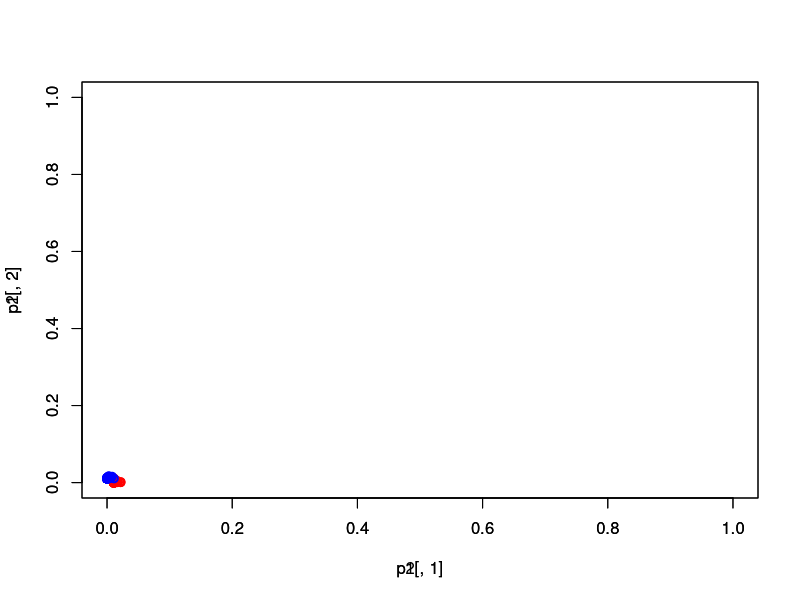
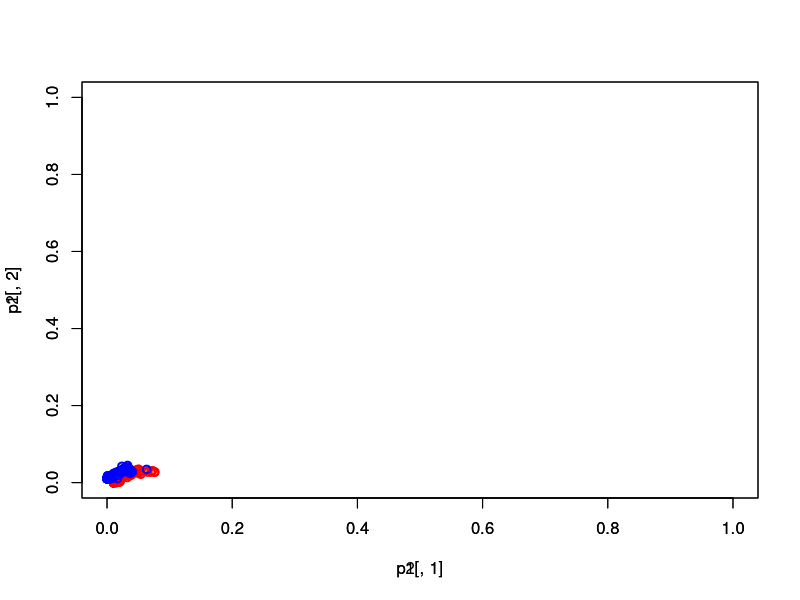
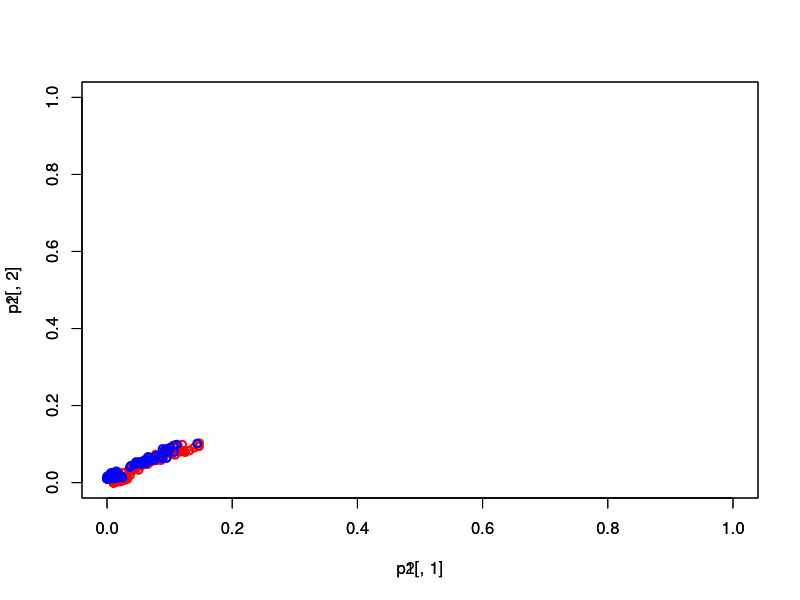
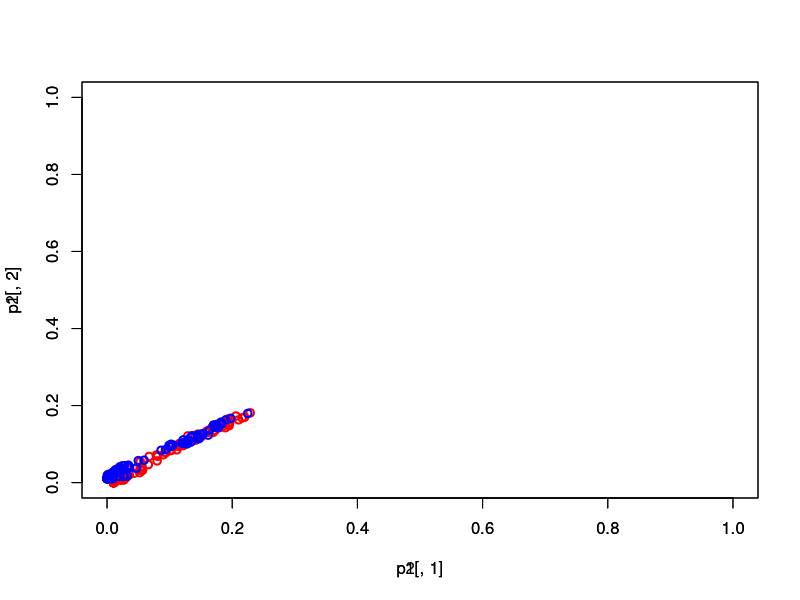
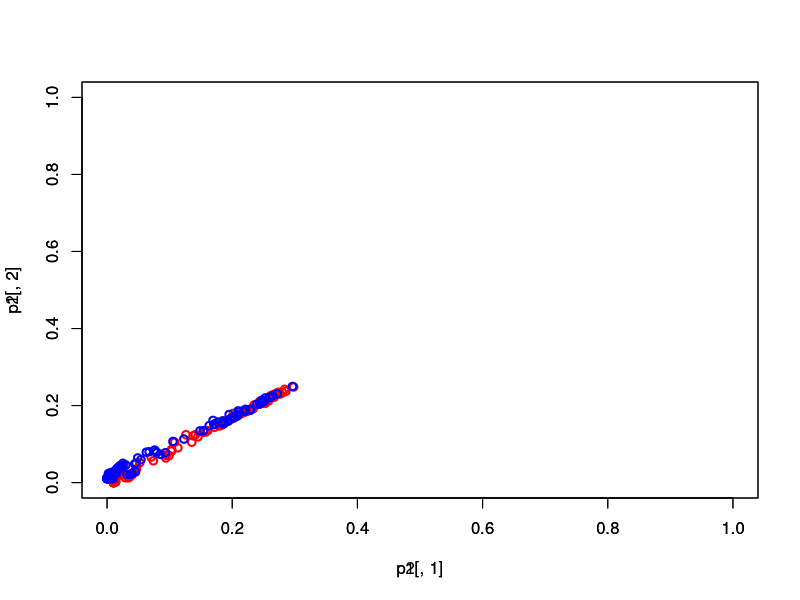
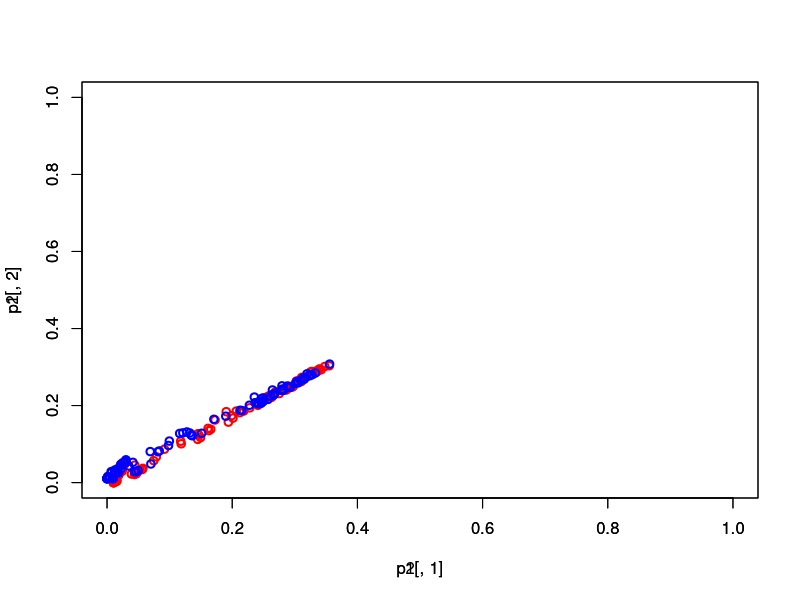
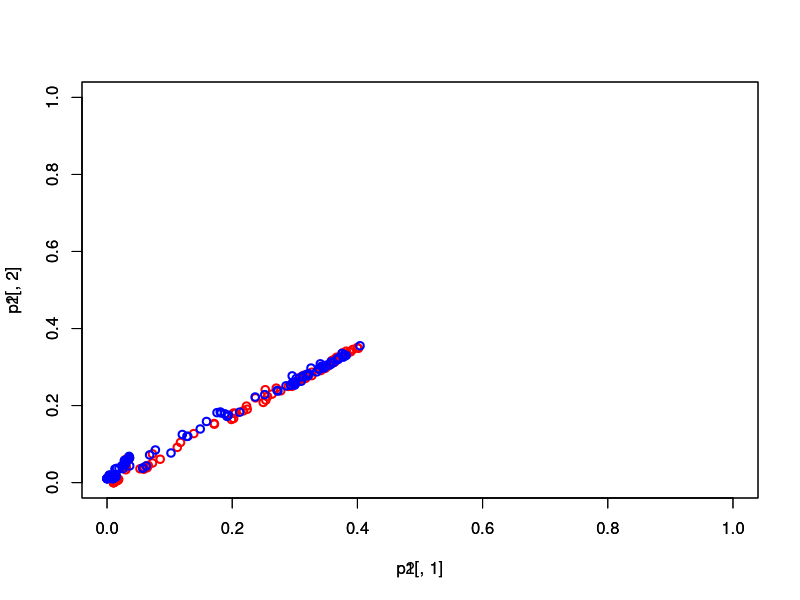
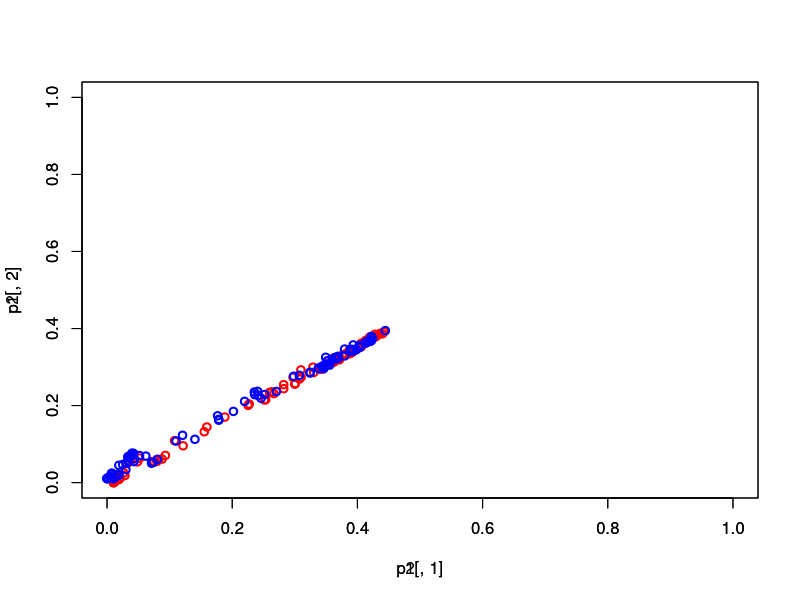

Generate these figures, in order, with R:
rm(list = ls())
if (length(dev.list())) {
  dev.off()
}

library("mlbench")
library("flextable")
library("kernlab")

set.seed(205)

# pega os dados da package mlbench
data("Glass")
data2 <- Glass

C1_LABEL <- 1
C2_LABEL <- -1

# length(which(data2$Type == 1)): 70
# length(which(data2$Type == 2)): 76
# 3: 17
# 4: 0
# 5: 13
# 6: 9
# 7: 29

# classe majotaria: 2 -> C1
# classe C2: todas as demais

# Realiza o tratamento dos dados para remoção de NA
data2 <- data2[complete.cases(data2),]

start_variables_column <- 1
end_variables_column <- 9
label_column <- 10

X <- data.matrix(data2[, start_variables_column:end_variables_column])

N <- nrow(X) # numero de amostras
n <- ncol(X) # numero de variaveis

Y <- matrix(NA, nrow = N, ncol = 1)

for (i in 1:N) {
  # ultima coluna é a coluna com a classe
  if (data2[i, label_column] == 2) {
    Y[i] <- C1_LABEL
  } else {
    Y[i] <- C2_LABEL
  }
}

# junta tudo na matriz dos dados
all_data <- cbind(X, Y)

# embaralha a matriz dos dados de entrada - remove bias de coleta
all_data <- all_data[sample.int(nrow(all_data)), ]

n_folds <- 10
fold_size <- floor(N / n_folds)

acc_array <- c()

acc_mean_array <- c()

h_list <- seq(0.1, 2, 0.1)
C <- 15

for (h in h_list) {
  for (fold in 1:n_folds) {
    num_of_corrects <- 0
    
    start_index <- fold_size * (fold - 1) + 1
    end_index <- start_index + fold_size
    
    data_for_test <- all_data[start_index:end_index, ]
    X_test <- data_for_test[, 1:n]
    Y_test <- data_for_test[, n+1]
    
    data_for_train <- all_data[-(start_index:end_index), ]
    X_train <- data_for_train[, 1:n]
    Y_train <- data_for_train[, n+1]
    
    # treina a rede
    svm_train <- ksvm(X_train, Y_train, type='C-bsvc', kernel='rbfdot',
                      kpar=list(sigma=h), C=C)
    
    # svm_train <- ksvm(X_train, Y_train, type='C-bsvc', kernel='besseldot',
    #                    C=C)
    
    yhat <- predict(svm_train, X_test, type="response")
    
    for (i in 1:length(Y_test)) {
      if (yhat[i] == Y_test[i]) {
        num_of_corrects <- num_of_corrects + 1
      }
    }
    
    acc_array <- c(acc_array, num_of_corrects / fold_size * 100)
    
    if (fold != 1) next
    
    # plota a projeção com o codigo do Braga
    dall <- as.matrix(dist(X_train, diag=TRUE, upper=TRUE))
    kall <- exp(-(dall*dall) / (2 * (h)^2))
    
    n_train <- nrow(X_train)
    k11 <- kall[(1:(n_train/2)), (1:(n_train/2))]
    k12 <- kall[(1:(n_train/2)), ((n_train / 2) + 1):n_train]
    k21 <- kall[((n_train / 2) + 1):n_train, (1:(n_train/2))]
    k22 <- kall[((n_train / 2) + 1):n_train, ((n_train / 2) + 1):n_train]
    
    p11 <- rowSums(k11)
    p12 <- rowSums(k12)
    p21 <- rowSums(k21)
    p22 <- rowSums(k22)
    
    p1 <- cbind(p11, p12) / (n_train / 2)
    p2 <- cbind(p21, p22) / (n_train / 2)
    
    pall <- cbind(p1, p2)
    
    plot(p1[,1], p1[,2], col = "red", xlim=c(0,1), ylim=c(0,1), lwd = 2)
    par(new=T)
    plot(p2[,1], p2[,2], col = "blue", xlim=c(0,1), ylim=c(0,1), lwd = 2)
  }
  
  # print(paste(mean(acc_array), " +/- ", sd(acc_array)))
  
  acc_mean_array <- c(acc_mean_array, mean(acc_array))
}


df <- data.frame(seq(1, 10, 1), round(acc_array, 2))
colnames(df) <- c("Fold", "Acurácia (%)")
ft <- flextable(df)
ft <- align(ft, align = "center", part = "all")

plot(h_list, acc_mean_array, xlab = "h", ylab="Acurácia Média", type="b", lty="dashed"
     , lwd = 2)
